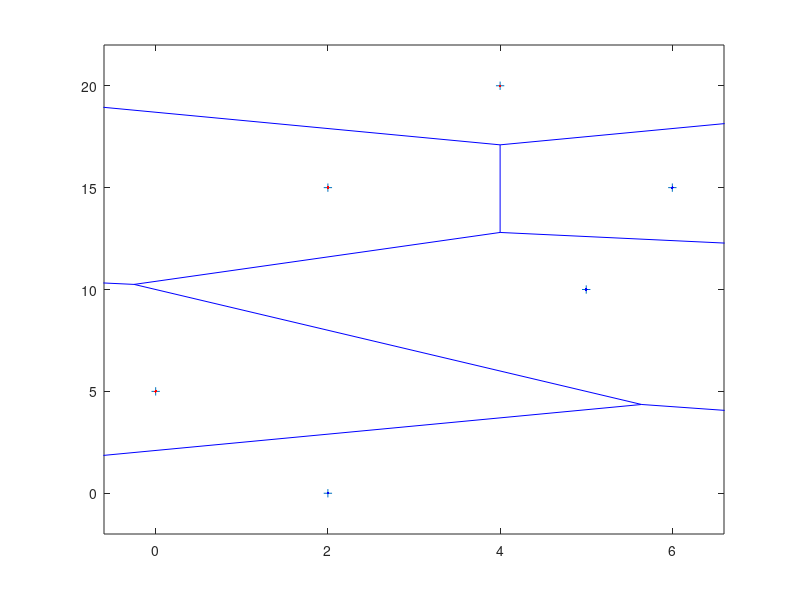

Write MATLAB code to recreate this figure.
function problem2()

x=[0,2,4,2,5,6];
y=[5,15,20,0,10,15];
voronoi(x,y);
hold on;
xr=[0,2,4];
yr=[5,15,20];
plot(xr,yr,'.r');

hold on;
xb=[2,5,6];
yb=[0,10,15];
plot(xb,yb,'.b');

end

